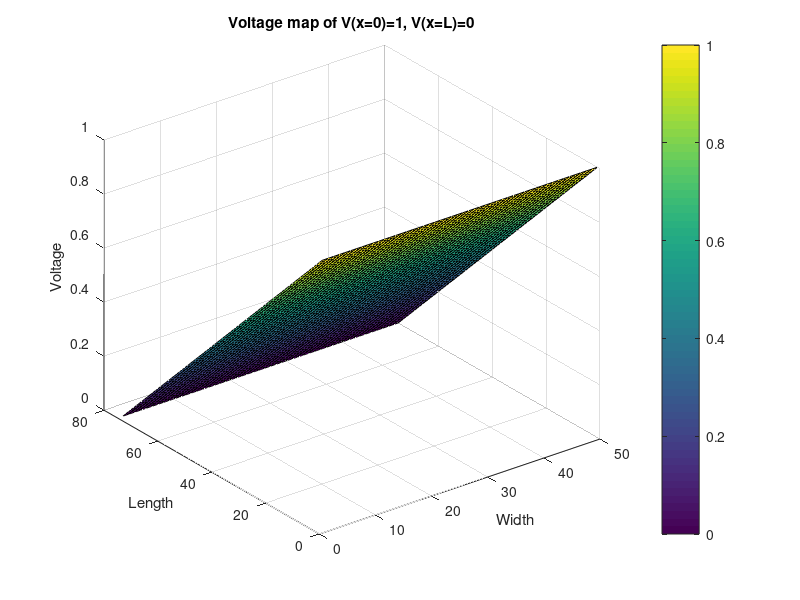

The MATLAB source for this figure:

global C

C.q_0 = 1.60217653e-19;             % electron charge
    C.hb = 1.054571596e-34;             % Dirac constant
    C.h = C.hb * 2 * pi;                % Planck constant
    C.m_0 = 9.10938215e-31;             % electron mass
    C.kb = 1.3806504e-23;               % Boltzmann constant
    C.eps_0 = 8.854187817e-12;          % vacuum permittivity
    C.mu_0 = 1.2566370614e-6;           % vacuum permeability
    C.c = 299792458;                    % speed of light
    C.g = 9.80665;
    
    
L = 75;
W = 50;

G = sparse(L*W,L*W);
R = zeros(L*W,1);

for i =1:1:L
    for j =1:1:W
        n = j+(i-1)*W;
        nxm = j+(i-2)*W;
        nxp = j+i*W;
        nyp = j+1+ (i-1)*W;
        nym = j-1+ (i-1)*W;
        
        if(i==1)
            G(n,:) = 0;
            G(n,n) = 1;
            R(n) = 1;
        elseif(i==L)
            G(n,:) = 0;
            G(n,n) = 1;
            R(n) = 0;
        elseif(j==1)
            G(n,:) = 0;
            G(n,n) = -3;
            G(n,nyp) = 1;
            G(n,nxp) = 1;
            G(n,nxm) = 1;
        elseif(j==W)
            G(n,:) = 0;
            G(n,n) = -3;
            G(n,nym) = 1;
            G(n,nxp) = 1;
            G(n,nxm) = 1;
        else          
            G(n,:)=0;
            G(n,nxm) = 1; 
            G(n,nxp) = 1;
            G(n,nym) = 1;
            G(n,nyp) = 1;
            G(n,n) = -4;
        end
    end
end

V = G\R;

%remap
K = zeros(L,W);
for i =1:1:L
    for j =1:1:W
        n=j+(i-1)*W;
        K(i,j) =V(n);
    end
end

figure(1);
surf(K)
colorbar
title('Voltage map of V(x=0)=1, V(x=L)=0'),xlabel('Width'),ylabel('Length'),zlabel('Voltage');
